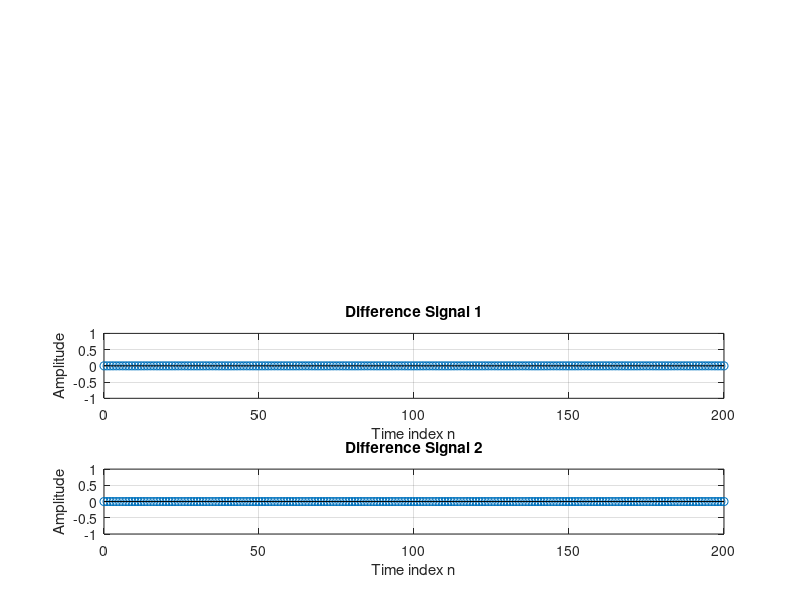

This figure's MATLAB source:
% Test2
clc ; clear all ; close all ;
N = 200 ; 
a = 2 ;
D = 10 ; 
n = 0:N; 
parsum = 0 ;
x = [1 zeros(1,N)] ; 
x1 =[zeros(1,D) x] ;
x2 = 2.*x ; 
%tuso x(n)
num = [1 0.41 -2.364 -0.341];
%mauso y(n) 
den = [1 -1 -8.75];
% ngo ra y 
y = 11*filter(num,den,x) ; 
%ngo ra yd 
yd = 11*filter(num,den,x1) ;
%ngo ra y2 
y2 = 11*filter(num,den,x2) ; 
%tinh do sai biet 
d = y-yd(1+D:201+D) ;
d1 = 2*y - y2 ;
for k = 1:N+1;
parsum = parsum + abs(y(k));
if abs(y(k)) < 10^(-6), break, end
end

disp('ValueY = ') ; disp(parsum);
disp('Valueabsy(k) = ') ; disp(abs(y(k)));
%ve 
subplot(4,1,1);
stem(n, y);
ylabel('Amplitude');
title('Output Y');
grid;

subplot(4,1,2);
stem(n, yd(1:201));
ylabel('Amplitude');
title('Output Yd');
grid;

subplot(4,1,3);
stem(n, d);
xlabel('Time index n');
ylabel('Amplitude');
title('Difference Signal 1');
grid; 

subplot(4,1,4);
stem(n, d1);
xlabel('Time index n');
ylabel('Amplitude');
title('Difference Signal 2');
grid; 